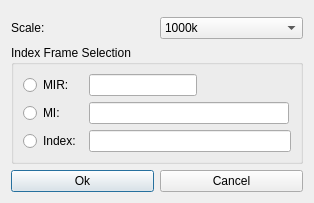
<?xml version="1.0" encoding="UTF-8"?>
<ui version="4.0">
 <class>Dialog</class>
 <widget class="QDialog" name="Dialog">
  <property name="geometry">
   <rect>
    <x>0</x>
    <y>0</y>
    <width>314</width>
    <height>202</height>
   </rect>
  </property>
  <property name="windowTitle">
   <string>Create Frame</string>
  </property>
  <layout class="QGridLayout" name="gridLayout_2">
   <item row="0" column="0">
    <widget class="ConnectionWidget" name="widget" native="true"/>
   </item>
   <item row="1" column="0">
    <layout class="QHBoxLayout" name="horizontalLayout_7">
     <item>
      <widget class="QLabel" name="label">
       <property name="text">
        <string>Scale:</string>
       </property>
      </widget>
     </item>
     <item>
      <widget class="QComboBox" name="scaleCombo">
       <item>
        <property name="text">
         <string>1000k</string>
        </property>
       </item>
       <item>
        <property name="text">
         <string>500k</string>
        </property>
       </item>
       <item>
        <property name="text">
         <string>250k</string>
        </property>
       </item>
       <item>
        <property name="text">
         <string>100k</string>
        </property>
       </item>
       <item>
        <property name="text">
         <string>50k</string>
        </property>
       </item>
       <item>
        <property name="text">
         <string>25k</string>
        </property>
       </item>
       <item>
        <property name="text">
         <string>10k</string>
        </property>
       </item>
       <item>
        <property name="text">
         <string>5k</string>
        </property>
       </item>
       <item>
        <property name="text">
         <string>2k</string>
        </property>
       </item>
       <item>
        <property name="text">
         <string>1k</string>
        </property>
       </item>
      </widget>
     </item>
    </layout>
   </item>
   <item row="2" column="0">
    <widget class="QGroupBox" name="Spatia">
     <property name="title">
      <string>Index Frame Selection</string>
     </property>
     <layout class="QGridLayout" name="gridLayout">
      <item row="0" column="0">
       <layout class="QHBoxLayout" name="horizontalLayout">
        <item>
         <widget class="QRadioButton" name="mirRadioButton">
          <property name="minimumSize">
           <size>
            <width>60</width>
            <height>0</height>
           </size>
          </property>
          <property name="text">
           <string>MIR:</string>
          </property>
         </widget>
        </item>
        <item>
         <widget class="QLineEdit" name="mirLineEdit"/>
        </item>
        <item>
         <spacer name="horizontalSpacer">
          <property name="orientation">
           <enum>Qt::Horizontal</enum>
          </property>
          <property name="sizeHint" stdset="0">
           <size>
            <width>88</width>
            <height>20</height>
           </size>
          </property>
         </spacer>
        </item>
       </layout>
      </item>
      <item row="1" column="0">
       <layout class="QHBoxLayout" name="horizontalLayout_2">
        <item>
         <widget class="QRadioButton" name="miRadioButton">
          <property name="minimumSize">
           <size>
            <width>60</width>
            <height>0</height>
           </size>
          </property>
          <property name="text">
           <string>MI:</string>
          </property>
         </widget>
        </item>
        <item>
         <widget class="QLineEdit" name="miLineEdit">
          <property name="minimumSize">
           <size>
            <width>200</width>
            <height>0</height>
           </size>
          </property>
         </widget>
        </item>
        <item>
         <spacer name="horizontalSpacer_2">
          <property name="orientation">
           <enum>Qt::Horizontal</enum>
          </property>
          <property name="sizeHint" stdset="0">
           <size>
            <width>40</width>
            <height>20</height>
           </size>
          </property>
         </spacer>
        </item>
       </layout>
      </item>
      <item row="2" column="0">
       <layout class="QHBoxLayout" name="horizontalLayout_3">
        <item>
         <widget class="QRadioButton" name="inomRadioButton">
          <property name="minimumSize">
           <size>
            <width>60</width>
            <height>0</height>
           </size>
          </property>
          <property name="text">
           <string>Index:</string>
          </property>
         </widget>
        </item>
        <item>
         <widget class="QLineEdit" name="inomLineEdit"/>
        </item>
       </layout>
      </item>
     </layout>
    </widget>
   </item>
   <item row="3" column="0">
    <layout class="QHBoxLayout" name="horizontalLayout_8">
     <item>
      <widget class="QPushButton" name="okButton">
       <property name="text">
        <string>Ok</string>
       </property>
      </widget>
     </item>
     <item>
      <widget class="QPushButton" name="cancelButton">
       <property name="text">
        <string>Cancel</string>
       </property>
      </widget>
     </item>
    </layout>
   </item>
  </layout>
 </widget>
 <customwidgets>
  <customwidget>
   <class>ConnectionWidget</class>
   <extends>QWidget</extends>
   <header>DsgTools.CustomWidgets.connectionWidget.h</header>
   <container>1</container>
  </customwidget>
 </customwidgets>
 <resources/>
 <connections/>
</ui>
